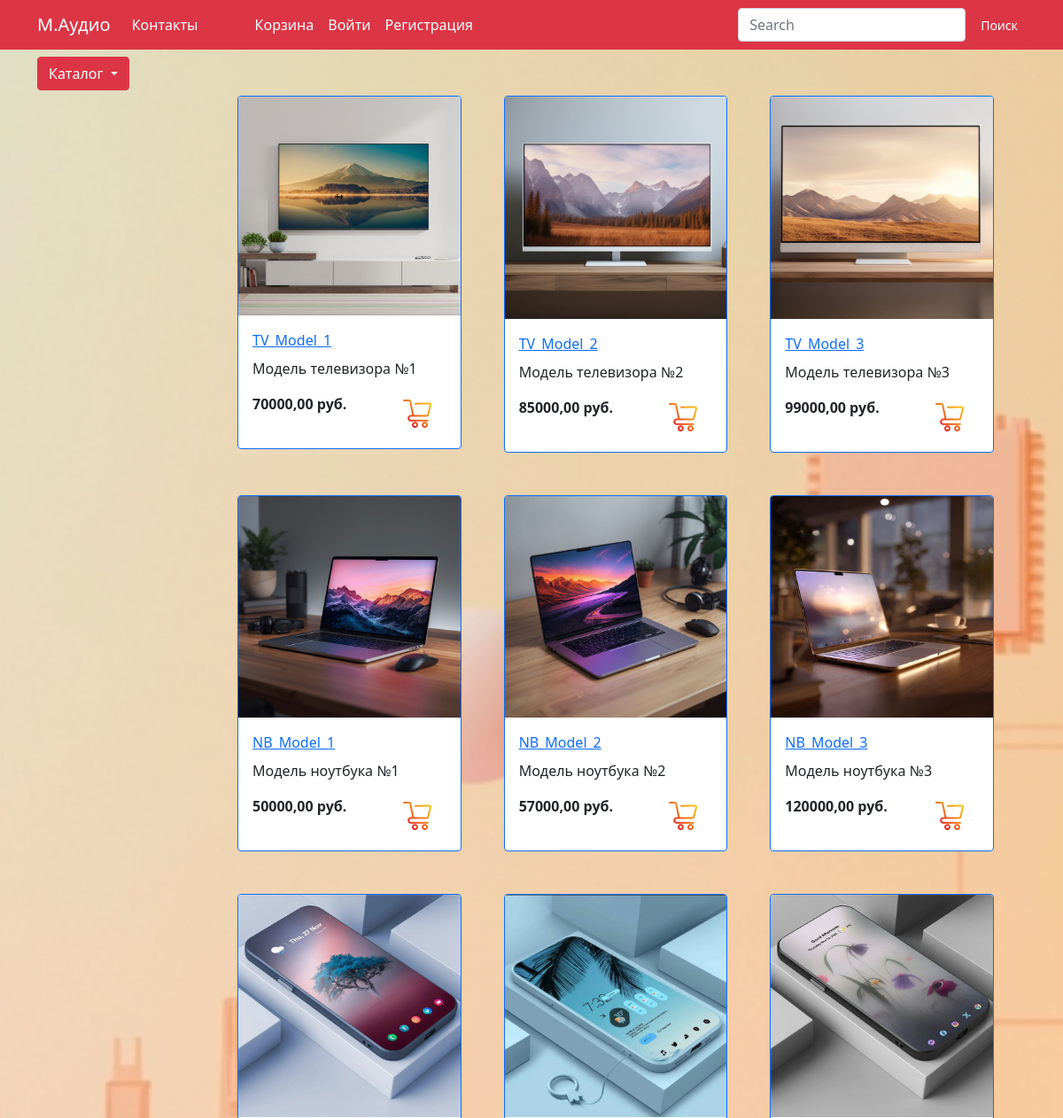
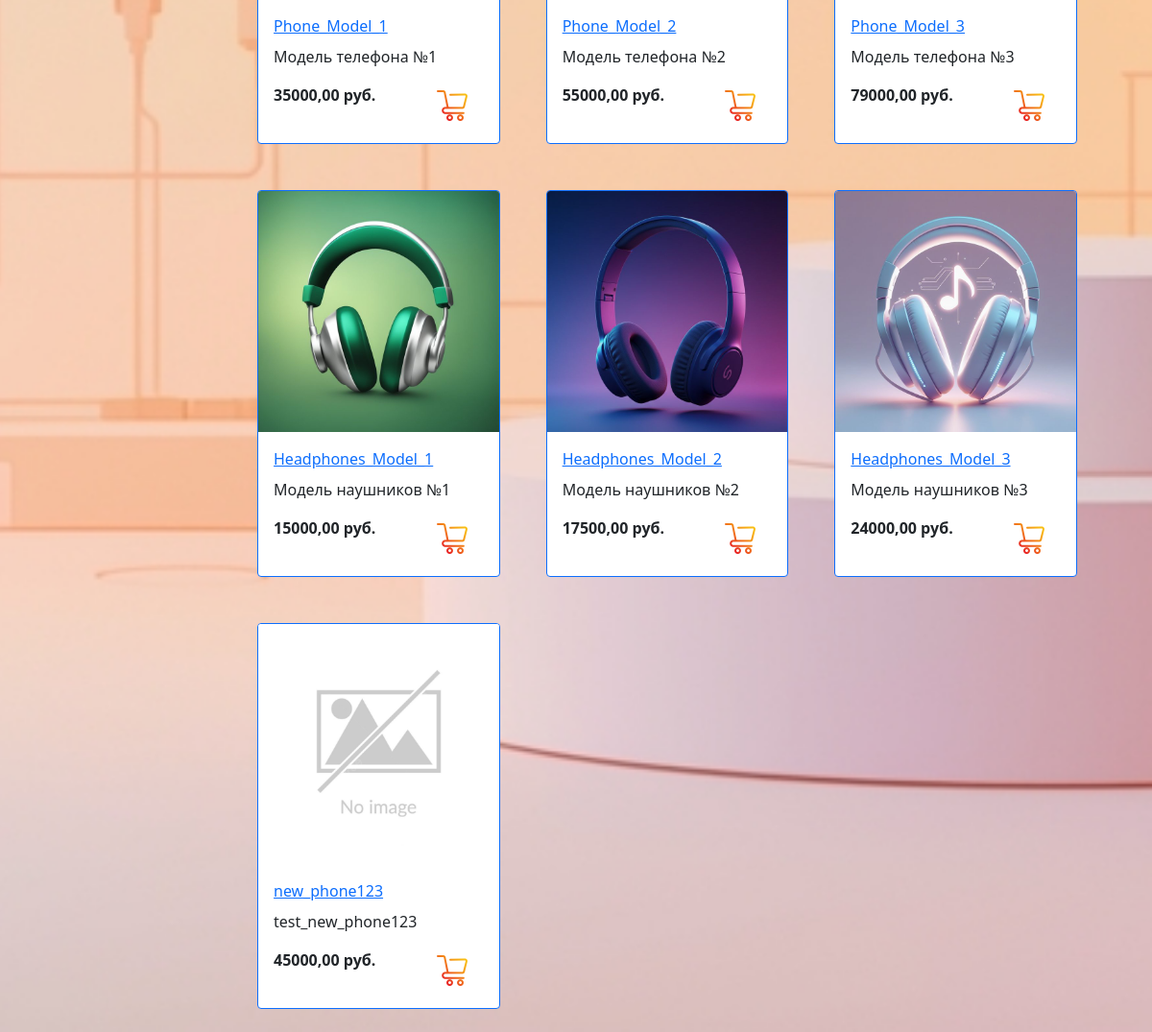
Page /catalog/ on the committed database (2 pictures, top to bottom).
### goods_app/models.py (models this page shows, shortened)
class Products(models.Model):
    name = models.CharField(max_length=100, unique=True, verbose_name="Название")
    slug = models.SlugField(
        max_length=150, unique=True, blank=True, null=True, verbose_name="URL"
    )
    description = models.TextField(blank=True, null=True, verbose_name="Описание")
    image = models.ImageField(
        upload_to="goods_app_images", blank=True, null=True, verbose_name="Изображение"
    )
    price = models.DecimalField(
        default=0.00, max_digits=10, decimal_places=2, verbose_name="Цена"
    )
    counts = models.PositiveIntegerField(default=0, verbose_name="Количество")
    category = models.ForeignKey(
        to=Categories, on_delete=models.CASCADE, verbose_name="Категория"
    )
    class Meta:
        db_table = "product"
        verbose_name = "Продукт"
        verbose_name_plural = "Продукты"

### goods_app/views.py (the view)
# urls.py: path('catalog/', include('goods_app.urls', namespace='catalog')),
def catalog(request, category_slug=None):
    query = request.GET.get("query", None)
    if category_slug is None or category_slug == "all":
        if query:
            goods = Products.objects.filter(
                Q(name__icontains=query)
                | Q(description__icontains=query)
                | Q(slug__icontains=query)
            )
        else:
            goods = Products.objects.all()
    elif query:
        goods = Products.objects.filter(
            Q(name__icontains=query)
            | Q(description__icontains=query)
            | Q(slug__icontains=query)
        )
    else:
        goods = Products.objects.filter(category__slug=category_slug)
    context = {
        "title": "Каталог товаров",
        "goods": goods,
        "query": query,
    }
    return render(request, "goods_app/catalog.html", context)

### goods_app/templatetags/goods_app_tags.py (called while the page is built)
@register.simple_tag()
def categories_tag():
    return Categories.objects.all()

### goods_app/templates/goods_app/catalog.html (shortened to what this page needs)
{% extends "shop_app/base.html" %}
{% load static %}
{% block content %}
<div class="container mt-4">
    <div class="row">
        {% for product in goods %}
        <div class="col-lg-4 col-md-6 p-4">
            <div class="card border-primary rounded custom-shadow">
                {% if product.image %}
                <img src="{{ product.image.url }}" class="card-img-top" alt="{{ product.name }}">
                {% else %}
                <img src="{% static 'deps/images/not_image.png' %}" class="card-img-top" alt="...">
                {% endif %}
                <div class="card-body">
                    <a href="{% url 'catalog:product' product.slug %}">
                        <p class="card-title">{{ product.name }}</p>
                    </a>
                    <p class="card-text text-truncate">{{ product.description }}</p>
                    <div class="d-flex justify-content-between">
                        <p><strong>{{ product.price }} руб.</strong></p>
                        <a href="{% url 'basket:add_basket' product.pk %}" class="btn add-to-cart">
                            <img class="mx-1" src="{% static 'deps/icons/cart.png' %}" alt="Каталог Icon" width="32" height="32">
                        </a>
                    </div>
                </div>
            </div>
        </div>
        {% endfor %}
    </div>
</div>
{% endblock %}

### shop_app/templates/shop_app/base.html (shortened to what this page needs)
{% load static%}
{% load goods_app_tags%}
<!DOCTYPE html>
<html lang="en">
<head>
    <link href="https://cdn.jsdelivr.net/npm/bootstrap@5.0.2/dist/css/bootstrap.min.css" rel="stylesheet">
    <link rel="stylesheet" href="{% static 'deps/css/my_css.css' %}">
</head>
<body>
    <header>
        <nav class="navbar navbar-expand-lg navbar-dark bg-danger" data-bs-theme="danger">
            <div class="container">
                <a class="navbar-brand" href="{% url 'shop_app:index' %}">М.Аудио</a>
                <div class="collapse navbar-collapse" id="navbarSupportedContent">
                    <ul class="navbar-nav me-auto mb-2 mb-lg-0">
                        <li class="nav-item me-5">
                            <a class="nav-link  text-white" href="{% url 'shop_app:about' %}">Контакты</a>
                        </li>
                        <li class="nav-item">
                            <a class="nav-link  text-white" href="{% url 'basket:detail_basket' %}">Корзина</a>
                        </li>
                        {% if user.is_authenticated %}
                        <li class="nav-item dropdown ">
                            <a class="nav-link dropdown-toggle text-white" href="#" role="button"
                                data-bs-toggle="dropdown" aria-expanded="false">
                                Мой профиль
                            </a>
                            <ul class="dropdown-menu bg-danger" data-bs-theme="danger">
                                <li><a class="dropdown-item  text-white" href="{% url 'orders:order_list' %}">Заказы</a></li>
                                <li><a class="dropdown-item  text-white" href="{% url 'users:profile' %}">Личный кабинет</a>
                                </li>
                                 {% if user.is_staff %}
                                <li><a class="dropdown-item  text-white" href="{% url 'admin:index' %}">Админ панель</a></li>
                                {% endif %}
                                <li>
                                    <hr class="dropdown-divider">
                                </li>
                                <li class="dropdown-item">
                                <form method="post" action="{% url 'users:logout' %}" style="margin: 0; padding: 0; width: 100%;">
                                {% csrf_token %}
                                <button type="submit" class="dropdown-item text-white logout-btn">
                                    Выйти
                                </button>
                                </form>
                            </li>
                            </ul>
                        </li>
                        {% else %}
                        <li class="nav-item">
                            <a class="nav-link text-white" href="{% url 'users:login' %}">Войти</a>
                        </li>
                        <li class="nav-item">
                            <a class="nav-link text-white" href="{% url 'users:registration' %}">Регистрация</a>
                        </li>
                    {% endif %}
                    </ul>
                    <form class="d-flex" role="search" action="{% url 'catalog:search' %}" method="get">
                        <input class="form-control me-2" type="search" name="query" placeholder="Search" aria-label="Search">
                        <button class="btn btn-sm btn-danger" type="submit">Поиск</button>
                    </form>
                </div>
            </div>
        </nav>
    </header>
    <section>
        <div class="container">
            <div class="row mt-1 position-fixed z-3">
                <div class="dropdown mb-2">
                    <button class="btn btn-secondary dropdown-toggle btn-danger" type="button" data-bs-toggle="dropdown"
                        aria-expanded="false">
                        Каталог
                    </button>
                        {% categories_tag as categories %}
                </div>
            </div>
        </div>
        <div class="container">
            <div class="row mt-1">
                <div class="col-lg-2">
                </div>
                <div class="col-lg-10">
                    {% block content %}
                    {% endblock %}
                </div>
            </div>
        </div>
    </section>
</body>
</html>

### static/deps/css/my_css.css (style rules this page uses)
body { background-image: url("../images/background.jpg"); background-repeat: no-repeat; background-attachment: fixed; background-position: center center; background-size: cover; height: 100%; }

### rows in the picture
Products: image (picture), name "TV_Model_1", description "Модель телевизора №1", price "70000,00"
Products: image (picture), name "TV_Model_2", description "Модель телевизора №2", price "85000,00"
Products: image (picture), name "TV_Model_3", description "Модель телевизора №3", price "99000,00"
Products: image (picture), name "NB_Model_1", description "Модель ноутбука №1", price "50000,00"
Products: image (picture), name "NB_Model_2", description "Модель ноутбука №2", price "57000,00"
Products: image (picture), name "NB_Model_3", description "Модель ноутбука №3", price "120000,00"
Products: image (picture), name "Phone_Model_1", description "Модель телефона №1", price "35000,00"
Products: image (picture), name "Phone_Model_2", description "Модель телефона №2", price "55000,00"
Products: image (picture), name "Phone_Model_3", description "Модель телефона №3", price "79000,00"
Products: image (picture), name "Headphones_Model_1", description "Модель наушников №1", price "15000,00"
Products: image (picture), name "Headphones_Model_2", description "Модель наушников №2", price "17500,00"
Products: image (picture), name "Headphones_Model_3", description "Модель наушников №3", price "24000,00"
Products: name "new_phone123", description "test_new_phone123", price "45000,00"
